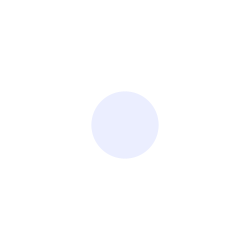
Frame 1 (no input)
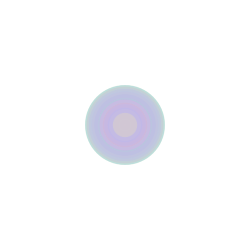
Frame 60 (the mouse pressed at the canvas centre just before this capture)
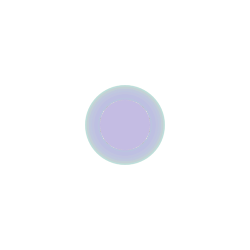
Frame 120 (the mouse held since frame 60 and released just before this capture)

The Processing sketch that drew these frames (run headless with seeded random() and noise(); from frame 60 on, the mouse is pressed at the canvas centre):

// Processing sketch: processing_116409
// ── processing_116409.pde

int counter;

void setup() {  //setup function called initially, only once
  size(250, 250);
  background(255);  //set background white
  colorMode(HSB);   //set colors to Hue, Saturation, Brightness mode
  counter = 0;
}

void draw() {  //draw function loops 
  counter++;
  noStroke();
  fill(random(255),100,255,50);
  
  if(mousePressed == true) { //add some interaction
    ellipse(mouseX, mouseY, 50, 50);
  }
  else {
    ellipse(width/2, height/2, 80*sin(counter), 80*sin(counter));
  }
}
